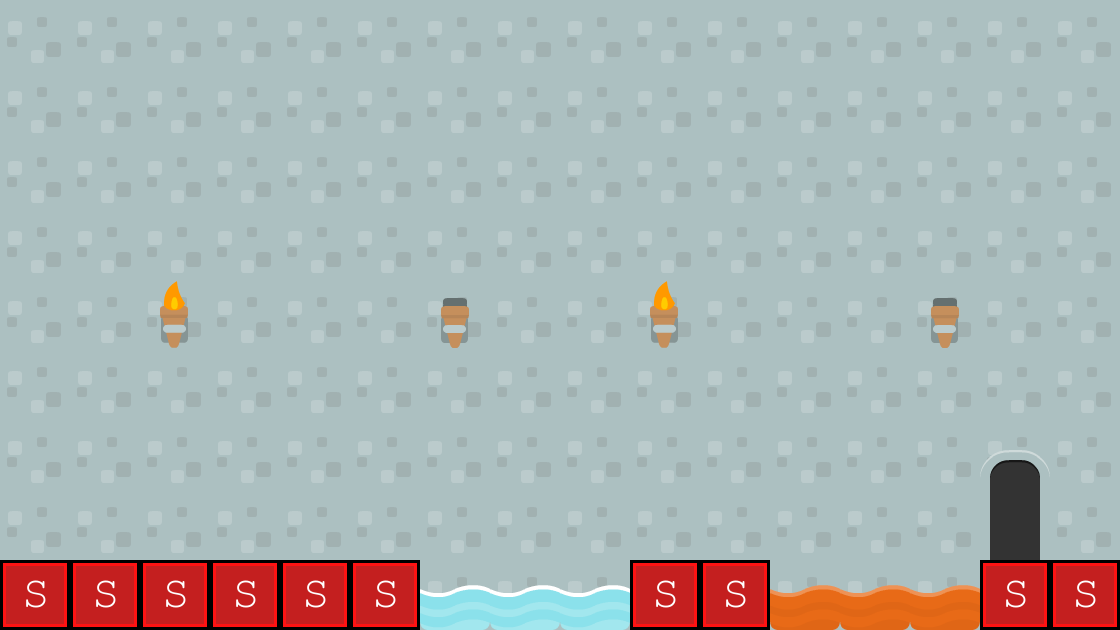

Rendered tile map (Tiled .tmx) drawn with the repository's tilesets; below, a short description and the map source with its tile grids summarised:
An orthogonal 16x9 tile map with 70x70 px tiles, 3 tile layers (background, foreground, collision), 2 tilesets and 1 object (levelTrigger).

<map version="1.0" orientation="orthogonal" width="16" height="9" tilewidth="70" tileheight="70" backgroundcolor="#9c5098">
 <tileset firstgid="1" name="background-tiles" tilewidth="70" tileheight="70">
  <image source="../img/background-tiles.png" width="910" height="910" />
 </tileset>
 <tileset firstgid="171" name="meta-tiles" tilewidth="70" tileheight="70">
  <image source="../img/meta-tiles.png" width="350" height="70" />
  <tile id="4">
   <properties>
    <property name="type" value="solid" />
   </properties>
  </tile>
 </tileset>
 <layer name="background" width="16" height="9">
  <data>[144 cells, 144 non-empty, 1 distinct tile ids]</data>
 </layer>
 <layer name="foreground" width="16" height="9">
  <data>[144 cells, 22 non-empty, 9 distinct tile ids]</data>
 </layer>
 <layer name="collision" width="16" height="9">
  <data>[144 cells, 10 non-empty, 1 distinct tile ids]</data>
 </layer>
 <objectgroup name="tigger-entities" width="16" height="9">
  <object name="levelTrigger" x="981" y="412" width="71" height="150">
   <properties>
    <property name="level" value="level02" />
   </properties>
  </object>
 </objectgroup>
</map>
